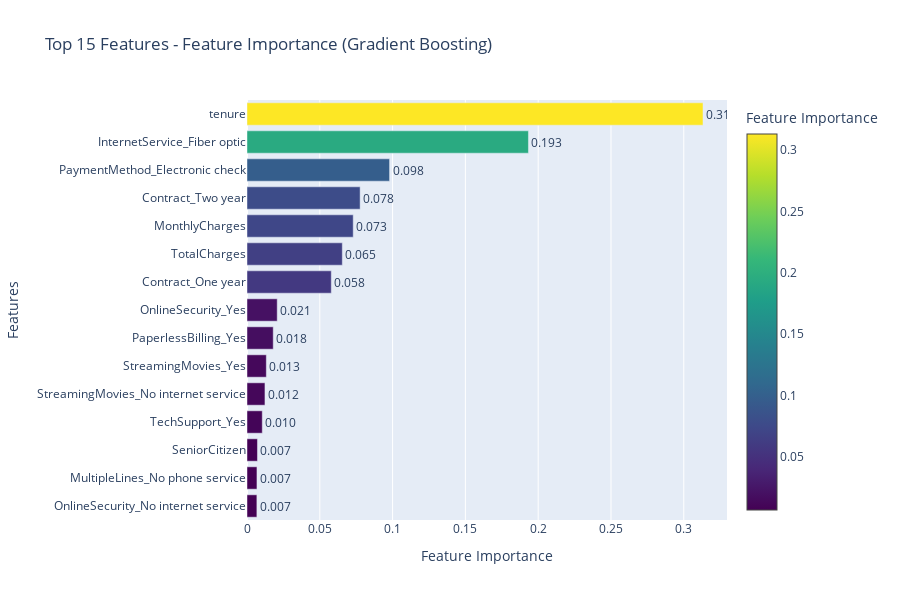

The code cell stored with this chart in its notebook:
### Code cell
# Interactive Feature Importance Visualization
best_model = trained_models[best_model_name]

# Get feature importance (use the best model)
if hasattr(best_model, 'feature_importances_'):
    # For tree-based models
    importance_values = best_model.feature_importances_
    importance_type = "Feature Importance"
elif hasattr(best_model, 'coef_'):
    # For linear models
    importance_values = np.abs(best_model.coef_[0])
    importance_type = "Coefficient Magnitude"
else:
    # Default to logistic regression coefficients
    importance_values = np.abs(trained_models['Logistic Regression'].coef_[0])
    importance_type = "Coefficient Magnitude"

# Create feature importance dataframe
feature_imp_df = pd.DataFrame({
    'Feature': X.columns,
    'Importance': importance_values
}).sort_values('Importance', ascending=True)

# Take top 15 features for better visualization
top_features = feature_imp_df.tail(15)

# Create interactive feature importance plot
fig_importance = go.Figure()

fig_importance.add_trace(
    go.Bar(
        x=top_features['Importance'],
        y=top_features['Feature'],
        orientation='h',
        marker=dict(
            color=top_features['Importance'],
            colorscale='Viridis',
            showscale=True,
            colorbar=dict(title=importance_type)
        ),
        text=[f'{x:.3f}' for x in top_features['Importance']],
        textposition='outside'
    )
)

fig_importance.update_layout(
    title=f'Top 15 Features - {importance_type} ({best_model_name})',
    xaxis_title=importance_type,
    yaxis_title='Features',
    height=600,
    margin=dict(l=200)
)

fig_importance.show()

print(f"\nTop 10 Most Important Features ({best_model_name}):")
print("=" * 50)
for i, (feature, importance) in enumerate(feature_imp_df.tail(10).values[::-1], 1):
    print(f"{i:2d}. {feature:<30} {importance:.4f}")

### Figure 1 — Plotly figure (JSON) as saved in the notebook; plotly's stock layout.template omitted (floating-point values rounded to 4 significant figures)
{"data": [{"marker": {"color": [0.006789, 0.006838, 0.007182, 0.01049, 0.01234, 0.01327, 0.01802, 0.02076, 0.05789, 0.06547, 0.07297, 0.0777, 0.09792, 0.1933, 0.3132], "colorbar": {"title": {"text": "Feature Importance"}}, "colorscale": [[0, "#440154"], [0.1111, "#482878"], [0.2222, "#3e4989"], [0.3333, "#31688e"], [0.4444, "#26828e"], [0.5556, "#1f9e89"], [0.6667, "#35b779"], [0.7778, "#6ece58"], [0.8889, "#b5de2b"], [1, "#fde725"]], "showscale": true}, "orientation": "h", "text": ["0.007", "0.007", "0.007", "0.010", "0.012", "0.013", "0.018", "0.021", "0.058", "0.065", "0.073", "0.078", "0.098", "0.193", "0.313"], "textposition": "outside", "type": "bar", "x": [0.006789, 0.006838, 0.007182, 0.01049, 0.01234, 0.01327, 0.01802, 0.02076, 0.05789, 0.06547, 0.07297, 0.0777, 0.09792, 0.1933, 0.3132], "y": ["OnlineSecurity_No internet service", "MultipleLines_No phone service", "SeniorCitizen", "TechSupport_Yes", "StreamingMovies_No internet service", "StreamingMovies_Yes", "PaperlessBilling_Yes", "OnlineSecurity_Yes", "Contract_One year", "TotalCharges", "MonthlyCharges", "Contract_Two year", "PaymentMethod_Electronic check", "InternetService_Fiber optic", "tenure"]}], "layout": {"height": 600, "margin": {"l": 200}, "title": {"text": "Top 15 Features - Feature Importance (Gradient Boosting)"}, "xaxis": {"title": {"text": "Feature Importance"}}, "yaxis": {"title": {"text": "Features"}}}}
